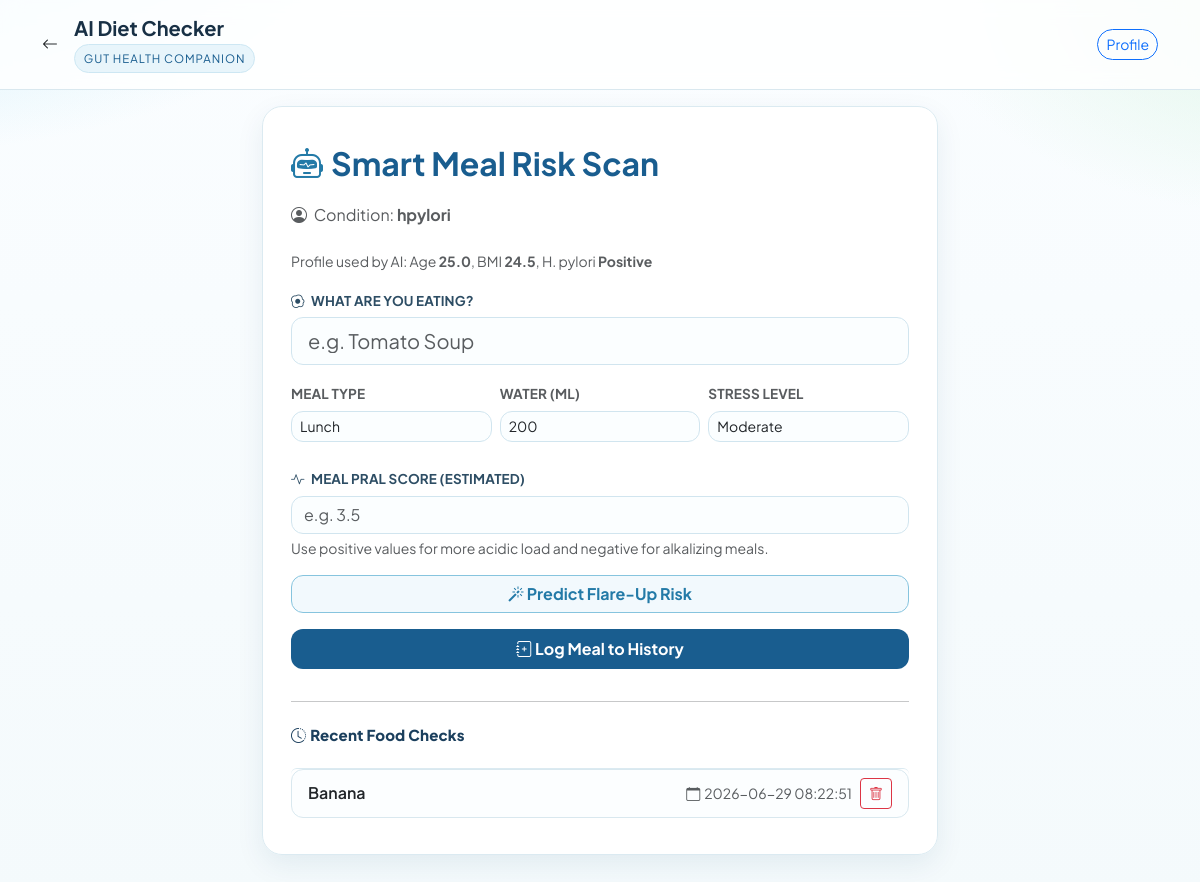
/diet_checker (signed in), run on an earlier commit of the app's database.
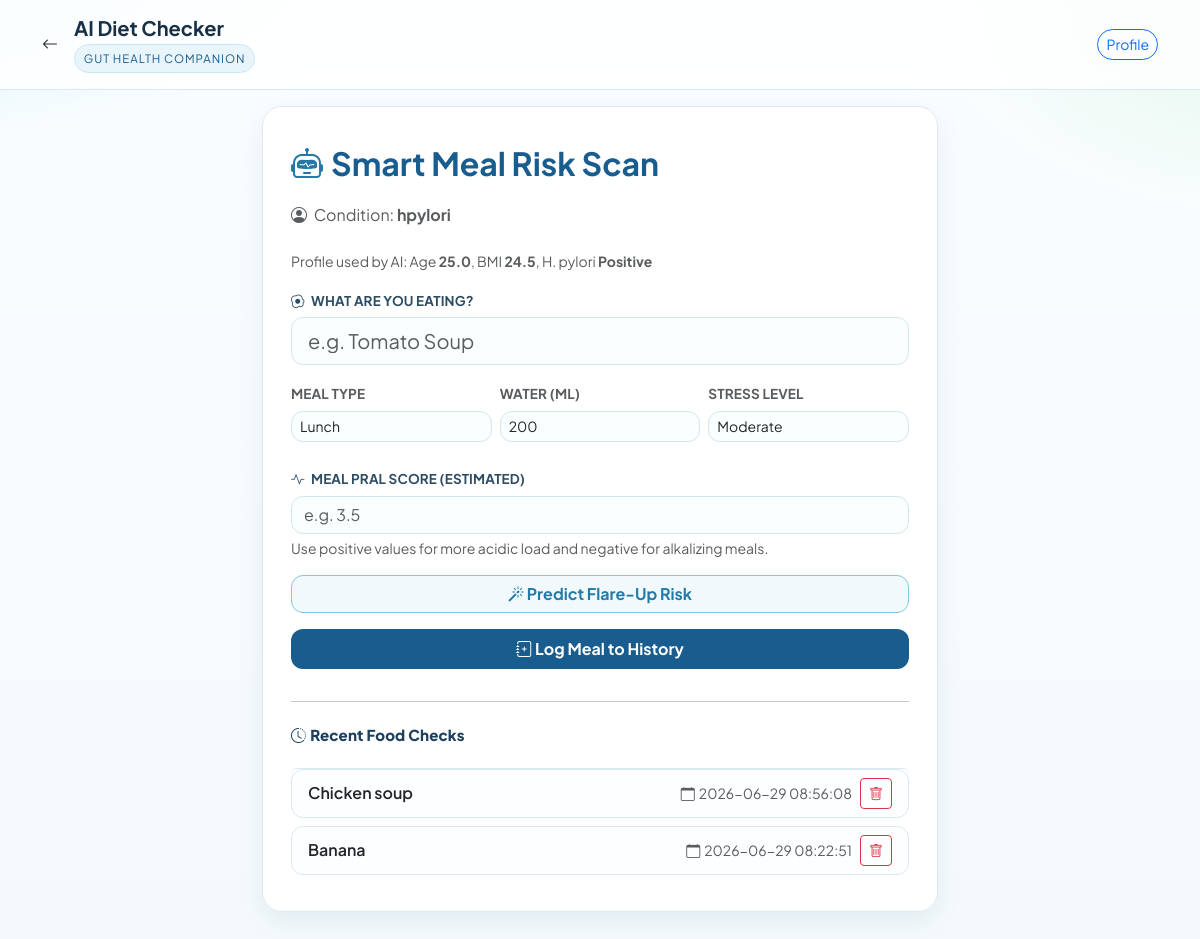
And on a later commit of the database.
### tables this page shows
CREATE TABLE food_logs (
            id INTEGER PRIMARY KEY AUTOINCREMENT,
            user_id INTEGER,
            food_name TEXT,
            timestamp DATETIME DEFAULT CURRENT_TIMESTAMP,
            FOREIGN KEY(user_id) REFERENCES users(id)
        );

### app.py (the view)
@app.route("/diet_checker")
def diet_checker():
    if not is_logged_in():
        return redirect(url_for("login"))
    food = request.args.get("food")
    status = request.args.get("status")
    with get_db() as conn:
        recent_logs = conn.execute("SELECT id, food_name, timestamp FROM food_logs WHERE user_id = ? ORDER BY timestamp DESC LIMIT 5", (session["user_id"],)).fetchall()
        profile_row = conn.execute(
            "SELECT age, bmi, h_pylori_result FROM users WHERE id = ?",
            (session["user_id"],)
        ).fetchone()
    user_profile = {
        "age": to_float(profile_row["age"], 30) if profile_row else 30,
        "bmi": to_float(profile_row["bmi"], 24.5) if profile_row else 24.5,
        "h_pylori_result": (profile_row["h_pylori_result"] if profile_row else "Negative") or "Negative"
    }
    return render_template("diet_checker.html",
                           food=food,
                           status=status,
                           recent_logs=recent_logs,
                           prediction_result=session.get("last_prediction"),
                           condition=session["condition"],
                           user_profile=user_profile)

### app.py (called while the page is built)
def to_float(value, default):
    try:
        return float(value)
    except (TypeError, ValueError):
        return float(default)

@contextmanager
def get_db():
    conn = sqlite3.connect(DB_PATH)
    conn.row_factory = sqlite3.Row
    try:
        yield conn
        conn.commit()
    except Exception as e:
        conn.rollback()
        logging.error(f"Database Error: {e}")
        raise
    finally:
        conn.close()

def is_logged_in():
    return "user_id" in session

### templates/diet_checker.html (shortened to what the changed rows need)
<!DOCTYPE html>
<html lang="en">
<head>
    <link href="https://cdn.jsdelivr.net/npm/bootstrap@5.3.0/dist/css/bootstrap.min.css" rel="stylesheet">
    <link rel="stylesheet" href="https://cdn.jsdelivr.net/npm/bootstrap-icons@1.10.5/font/bootstrap-icons.css">
</head>
<body>
<div class="header-nav mb-3">
    <div class="container d-flex align-items-center">
        <div>
            <h1 class="h5 mb-0 fw-bold">AI Diet Checker</h1>
        </div>
    </div>
</div>
<div class="container container-box">
    <div class="card fade-in-up">
        <div class="d-flex align-items-center mb-3">
            <h2 class="mb-0 fw-bold" style="color: var(--gh-blue);">Smart Meal Risk Scan</h2>
        </div>
        {% if recent_logs %}
            <ul class="list-group recent-list mt-2">
                {% for log in recent_logs %}
                <li class="list-group-item d-flex justify-content-between align-items-center">
                    <span class="fw-semibold">{{ log.food_name }}</span>
                    <div class="d-flex align-items-center gap-2">
                        <small class="text-muted"><i class="bi bi-calendar me-1"></i>{{ log.timestamp }}</small>
                        <form action="/delete_food_log/{{ log.id }}" method="POST" style="margin:0;" onsubmit="return confirm('Delete this food log?');">
                            <button type="submit" class="btn btn-outline-danger btn-sm px-2"><i class="bi bi-trash"></i></button>
                        </form>
                    </div>
                </li>
                {% endfor %}
            </ul>
        {% else %}
            <p class="text-muted">No food history yet.</p>
        {% endif %}
    </div>
</div>
</body>
</html>

What changed in the data, as far as the page shows it:
added food_logs: food_name "Chicken soup", timestamp "2026-06-29 08:56:08"
